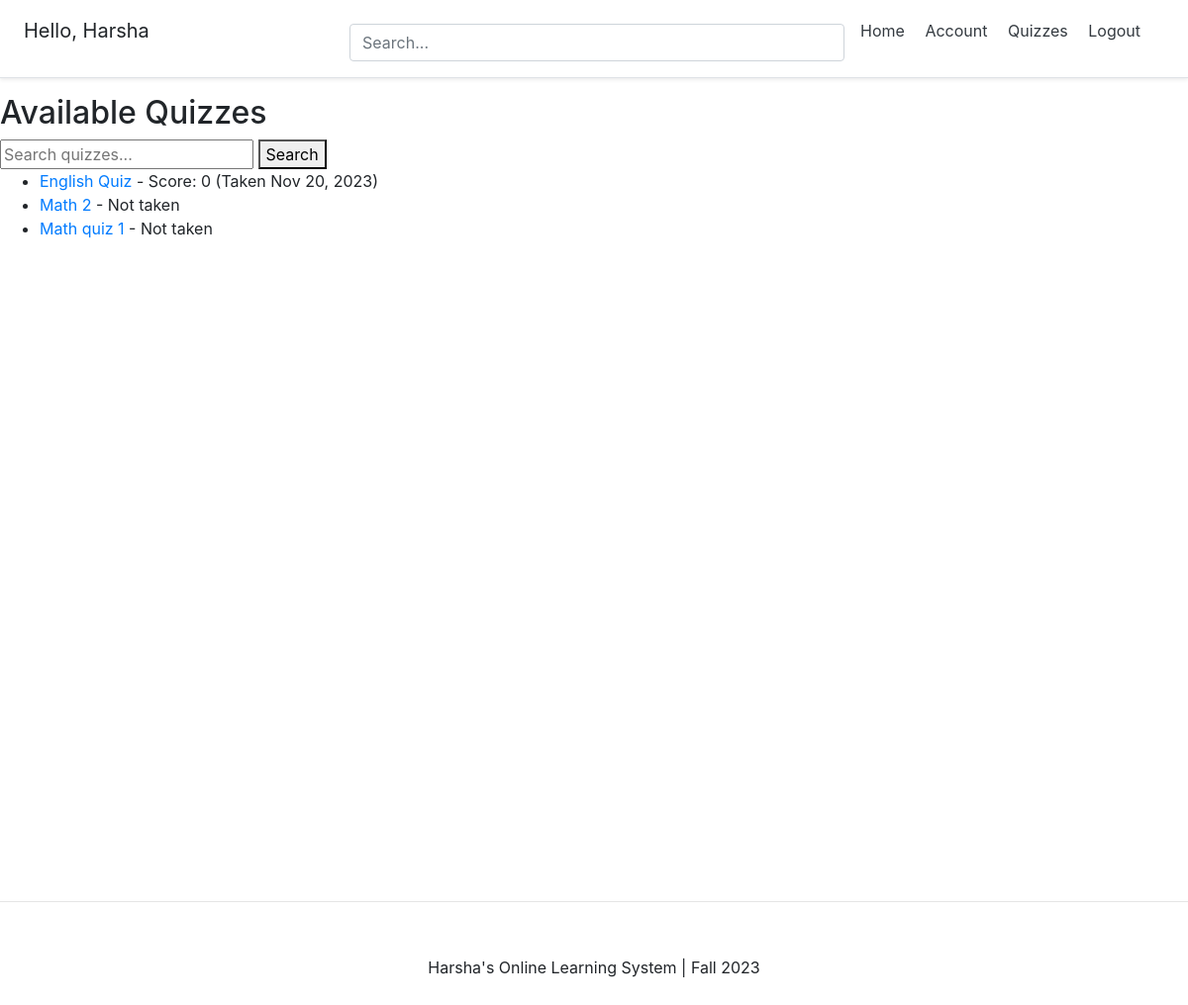
The page /quizzes/list/ (signed in) on the database its author committed.
### account/models.py (models this page shows, shortened)
class Account(AbstractBaseUser):
	email 					= models.EmailField(verbose_name="email", max_length=60, unique=True)
	username 				= models.CharField(max_length=30, unique=True)
	date_joined				= models.DateTimeField(verbose_name='date joined', auto_now_add=True)
	last_login				= models.DateTimeField(verbose_name='last login', auto_now=True)
	is_admin				= models.BooleanField(default=False)
	is_active				= models.BooleanField(default=True)
	is_staff				= models.BooleanField(default=False)
	is_superuser			= models.BooleanField(default=False)
	is_teacher = models.BooleanField(default=False)
	USERNAME_FIELD = 'email'
	REQUIRED_FIELDS = ['username',]
	objects = MyAccountManager()

### quizzes/models.py (models this page shows, shortened)
class Quiz(models.Model):
    title = models.CharField(max_length=255, unique=True)
    created_by = models.ForeignKey(settings.AUTH_USER_MODEL, on_delete=models.CASCADE)
    description = models.TextField(default='No description provided')

class Attempt(models.Model):
    quiz = models.ForeignKey(Quiz, on_delete=models.CASCADE, related_name='attempts')
    student = models.ForeignKey(settings.AUTH_USER_MODEL, on_delete=models.CASCADE, related_name='quiz_attempts')
    score = models.IntegerField()
    date_attempted = models.DateTimeField(auto_now_add=True)

### quizzes/views.py (the view)
# urls.py: path('list/', views.quiz_list, name='quiz_list'),
def quiz_list(request):
    search_query = request.GET.get('q', '')  # Get the search term from the request
    if search_query:
        quizzes = Quiz.objects.filter(title__icontains=search_query).order_by('title')
    else:
        quizzes = Quiz.objects.all().order_by('title')
    quizzes_with_attempts = []
    for quiz in quizzes:
        attempt = Attempt.objects.filter(quiz=quiz, student=request.user).order_by('-date_attempted').first()
        quizzes_with_attempts.append((quiz, attempt))
    return render(request, 'quizzes/quiz_list.html', {
        'quizzes_with_attempts': quizzes_with_attempts,
        'search_query': search_query,
        'on_quizzes_page': True  # Add this line
    })

### templates/quizzes/quiz_list.html (shortened to what this page needs)
{% extends 'base.html' %}
{% block content %}
  <h2>Available Quizzes</h2>
  <form method="get" action="{% url 'quizzes:quiz_list' %}">
      <input type="text" name="q" placeholder="Search quizzes...">
      <button type="submit">Search</button>
  </form>
  <ul>
    {% for quiz, attempt in quizzes_with_attempts %}
      <li>
        <a href="{% url 'quizzes:quiz_detail' quiz.title %}">{{ quiz.title }}</a>
        {% if attempt %}
          - Score: {{ attempt.score }} (Taken {{ attempt.date_attempted|date:"M d, Y" }})
        {% else %}
          - Not taken
        {% endif %}
      </li>
    {% endfor %}
  </ul>
{% endblock %}

### templates/snippets/header.html (shortened to what this page needs)
<link rel="stylesheet" href="https://cdn.jsdelivr.net/npm/bootstrap@4.4.1/dist/css/bootstrap.min.css">
<div class="d-flex flex-column flex-md-row align-items-center p-3 px-md-4 mb-3 bg-white border-bottom shadow-sm">
  <h5 class="my-0 mr-md-auto font-weight-normal">
  	{% if request.user.is_authenticated %}
  	<p>Hello, {{request.user.username}}</p>
  	{% endif %}
  </h5>
  <div class="search-bar mt-sm-2 mr-2">
  	<form method="get">
  		<input type="text" class="form-control" name="q" id="id_q" placeholder="Search...">
  	</form>
  </div>
  <nav class="my-2 my-md-0 mr-md-3">
  	{% if request.user.is_authenticated %}
  		<a class="p-2 text-dark" href="{% url 'home' %}">Home</a>
		<a class="p-2 text-dark" href="{% url 'account' %}">Account</a>
		<a class="p-2 text-dark" href="{% url 'quizzes:quiz_list' %}">Quizzes</a>
		<a class="p-2 text-dark" href="{% url 'logout' %}">Logout</a></p>
  	{% else %}
  		<a class="p-2 text-dark" href="{% url 'home' %}">Home</a>
  		<a class="p-2 text-dark" href="{% url 'login' %}">Login</a>
		<a class="btn btn-outline-primary" href="{% url 'register' %}">Register</a>
  	{% endif %}
  </nav>
</div>

### templates/snippets/header.html (style rules this page uses)
@media (min-width: 768px) { html { font-size: 16px; } }
.search-bar { max-width: 500px; width: 100%; }
form { width: 100%; }

### templates/snippets/base_css.html (style rules this page uses)
body { background-color: #FFFFFF; }

### rows shown on the page
Account: user.username "Harsha"
Quiz: title "English Quiz", score "0", date_attempted "Nov 20, 2023"
Quiz: title "Math 2", shows "- Not taken"
Quiz: title "Math quiz 1", shows "- Not taken"
